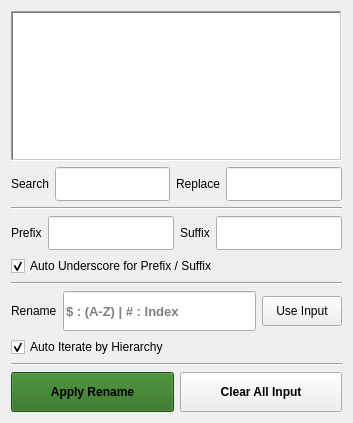
<?xml version="1.0" encoding="UTF-8"?>
<ui version="4.0">
 <class>Form</class>
 <widget class="QWidget" name="Form">
  <property name="geometry">
   <rect>
    <x>0</x>
    <y>0</y>
    <width>353</width>
    <height>421</height>
   </rect>
  </property>
  <property name="font">
   <font>
    <weight>50</weight>
    <bold>false</bold>
   </font>
  </property>
  <property name="windowTitle">
   <string>Form</string>
  </property>
  <layout class="QGridLayout" name="gridLayout_2">
   <item row="5" column="0" colspan="2">
    <widget class="Line" name="line_3">
     <property name="orientation">
      <enum>Qt::Horizontal</enum>
     </property>
    </widget>
   </item>
   <item row="1" column="0" colspan="2">
    <layout class="QGridLayout" name="gridLayout">
     <item row="0" column="0">
      <widget class="QLabel" name="label_8">
       <property name="font">
        <font>
         <weight>50</weight>
         <bold>false</bold>
        </font>
       </property>
       <property name="text">
        <string>Search</string>
       </property>
      </widget>
     </item>
     <item row="0" column="2">
      <widget class="QLabel" name="label_9">
       <property name="font">
        <font>
         <weight>50</weight>
         <bold>false</bold>
        </font>
       </property>
       <property name="text">
        <string>Replace</string>
       </property>
      </widget>
     </item>
     <item row="0" column="3">
      <widget class="QLineEdit" name="lineEdit_replace">
       <property name="sizePolicy">
        <sizepolicy hsizetype="Expanding" vsizetype="Fixed">
         <horstretch>0</horstretch>
         <verstretch>0</verstretch>
        </sizepolicy>
       </property>
       <property name="minimumSize">
        <size>
         <width>0</width>
         <height>34</height>
        </size>
       </property>
       <property name="font">
        <font>
         <pointsize>10</pointsize>
         <weight>75</weight>
         <bold>true</bold>
        </font>
       </property>
       <property name="placeholderText">
        <string/>
       </property>
       <property name="clearButtonEnabled">
        <bool>true</bool>
       </property>
      </widget>
     </item>
     <item row="0" column="1">
      <widget class="QLineEdit" name="lineEdit_search">
       <property name="sizePolicy">
        <sizepolicy hsizetype="Expanding" vsizetype="Fixed">
         <horstretch>0</horstretch>
         <verstretch>0</verstretch>
        </sizepolicy>
       </property>
       <property name="minimumSize">
        <size>
         <width>0</width>
         <height>34</height>
        </size>
       </property>
       <property name="font">
        <font>
         <pointsize>10</pointsize>
         <weight>75</weight>
         <bold>true</bold>
        </font>
       </property>
       <property name="clearButtonEnabled">
        <bool>true</bool>
       </property>
      </widget>
     </item>
    </layout>
   </item>
   <item row="4" column="0" colspan="2">
    <widget class="QCheckBox" name="checkBox_auto_underscore">
     <property name="text">
      <string>Auto Underscore for Prefix / Suffix</string>
     </property>
     <property name="checked">
      <bool>true</bool>
     </property>
    </widget>
   </item>
   <item row="6" column="0" rowspan="2" colspan="2">
    <layout class="QHBoxLayout" name="horizontalLayout_3">
     <item>
      <widget class="QLabel" name="label_5">
       <property name="font">
        <font>
         <weight>50</weight>
         <bold>false</bold>
        </font>
       </property>
       <property name="text">
        <string>Rename</string>
       </property>
      </widget>
     </item>
     <item>
      <widget class="QLineEdit" name="lineEdit_rename">
       <property name="sizePolicy">
        <sizepolicy hsizetype="Expanding" vsizetype="Fixed">
         <horstretch>0</horstretch>
         <verstretch>0</verstretch>
        </sizepolicy>
       </property>
       <property name="minimumSize">
        <size>
         <width>0</width>
         <height>40</height>
        </size>
       </property>
       <property name="font">
        <font>
         <pointsize>10</pointsize>
         <weight>75</weight>
         <bold>true</bold>
        </font>
       </property>
       <property name="placeholderText">
        <string>$ : (A-Z) | # : Index</string>
       </property>
       <property name="clearButtonEnabled">
        <bool>true</bool>
       </property>
      </widget>
     </item>
     <item>
      <widget class="QPushButton" name="pushButton_quick_fill_rename">
       <property name="sizePolicy">
        <sizepolicy hsizetype="Minimum" vsizetype="Maximum">
         <horstretch>0</horstretch>
         <verstretch>0</verstretch>
        </sizepolicy>
       </property>
       <property name="minimumSize">
        <size>
         <width>0</width>
         <height>30</height>
        </size>
       </property>
       <property name="maximumSize">
        <size>
         <width>16777215</width>
         <height>16777215</height>
        </size>
       </property>
       <property name="text">
        <string>Use Input</string>
       </property>
      </widget>
     </item>
    </layout>
   </item>
   <item row="9" column="0" colspan="2">
    <widget class="Line" name="line_2">
     <property name="orientation">
      <enum>Qt::Horizontal</enum>
     </property>
    </widget>
   </item>
   <item row="0" column="0" colspan="2">
    <widget class="QListView" name="listView_rename_output">
     <property name="sizePolicy">
      <sizepolicy hsizetype="Expanding" vsizetype="Minimum">
       <horstretch>0</horstretch>
       <verstretch>0</verstretch>
      </sizepolicy>
     </property>
     <property name="minimumSize">
      <size>
       <width>0</width>
       <height>150</height>
      </size>
     </property>
     <property name="maximumSize">
      <size>
       <width>16777215</width>
       <height>16777215</height>
      </size>
     </property>
     <property name="font">
      <font>
       <pointsize>15</pointsize>
       <weight>75</weight>
       <bold>true</bold>
      </font>
     </property>
     <property name="focusPolicy">
      <enum>Qt::NoFocus</enum>
     </property>
     <property name="frameShape">
      <enum>QFrame::WinPanel</enum>
     </property>
     <property name="frameShadow">
      <enum>QFrame::Sunken</enum>
     </property>
     <property name="flow">
      <enum>QListView::TopToBottom</enum>
     </property>
     <property name="isWrapping" stdset="0">
      <bool>true</bool>
     </property>
     <property name="layoutMode">
      <enum>QListView::SinglePass</enum>
     </property>
     <property name="spacing">
      <number>5</number>
     </property>
     <property name="viewMode">
      <enum>QListView::ListMode</enum>
     </property>
     <property name="batchSize">
      <number>200</number>
     </property>
    </widget>
   </item>
   <item row="2" column="0" colspan="2">
    <widget class="Line" name="line">
     <property name="orientation">
      <enum>Qt::Horizontal</enum>
     </property>
    </widget>
   </item>
   <item row="3" column="0" colspan="2">
    <layout class="QHBoxLayout" name="horizontalLayout">
     <item>
      <widget class="QLabel" name="label_3">
       <property name="font">
        <font>
         <weight>50</weight>
         <bold>false</bold>
        </font>
       </property>
       <property name="text">
        <string>Prefix</string>
       </property>
      </widget>
     </item>
     <item>
      <widget class="QLineEdit" name="lineEdit_prefix">
       <property name="sizePolicy">
        <sizepolicy hsizetype="Expanding" vsizetype="Fixed">
         <horstretch>0</horstretch>
         <verstretch>0</verstretch>
        </sizepolicy>
       </property>
       <property name="minimumSize">
        <size>
         <width>0</width>
         <height>34</height>
        </size>
       </property>
       <property name="font">
        <font>
         <pointsize>10</pointsize>
         <weight>75</weight>
         <bold>true</bold>
        </font>
       </property>
       <property name="placeholderText">
        <string/>
       </property>
       <property name="clearButtonEnabled">
        <bool>true</bool>
       </property>
      </widget>
     </item>
     <item>
      <widget class="QLabel" name="label_4">
       <property name="font">
        <font>
         <weight>50</weight>
         <bold>false</bold>
        </font>
       </property>
       <property name="text">
        <string>Suffix</string>
       </property>
      </widget>
     </item>
     <item>
      <widget class="QLineEdit" name="lineEdit_suffix">
       <property name="sizePolicy">
        <sizepolicy hsizetype="Expanding" vsizetype="Fixed">
         <horstretch>0</horstretch>
         <verstretch>0</verstretch>
        </sizepolicy>
       </property>
       <property name="minimumSize">
        <size>
         <width>0</width>
         <height>34</height>
        </size>
       </property>
       <property name="font">
        <font>
         <pointsize>10</pointsize>
         <weight>75</weight>
         <bold>true</bold>
        </font>
       </property>
       <property name="placeholderText">
        <string/>
       </property>
       <property name="clearButtonEnabled">
        <bool>true</bool>
       </property>
      </widget>
     </item>
    </layout>
   </item>
   <item row="10" column="0" colspan="2">
    <layout class="QHBoxLayout" name="horizontalLayout_14">
     <item>
      <widget class="QPushButton" name="pushButton_apply_name">
       <property name="sizePolicy">
        <sizepolicy hsizetype="Minimum" vsizetype="Minimum">
         <horstretch>0</horstretch>
         <verstretch>0</verstretch>
        </sizepolicy>
       </property>
       <property name="minimumSize">
        <size>
         <width>0</width>
         <height>0</height>
        </size>
       </property>
       <property name="maximumSize">
        <size>
         <width>16777215</width>
         <height>16777215</height>
        </size>
       </property>
       <property name="font">
        <font>
         <weight>75</weight>
         <bold>true</bold>
        </font>
       </property>
       <property name="styleSheet">
        <string notr="true">background-color:rgb(39, 108, 23);</string>
       </property>
       <property name="text">
        <string>Apply Rename</string>
       </property>
      </widget>
     </item>
     <item>
      <widget class="QPushButton" name="pushButton_clear_all_text_box">
       <property name="sizePolicy">
        <sizepolicy hsizetype="Minimum" vsizetype="Minimum">
         <horstretch>0</horstretch>
         <verstretch>0</verstretch>
        </sizepolicy>
       </property>
       <property name="minimumSize">
        <size>
         <width>0</width>
         <height>40</height>
        </size>
       </property>
       <property name="maximumSize">
        <size>
         <width>16777215</width>
         <height>16777215</height>
        </size>
       </property>
       <property name="font">
        <font>
         <weight>75</weight>
         <bold>true</bold>
        </font>
       </property>
       <property name="text">
        <string>Clear All Input</string>
       </property>
      </widget>
     </item>
    </layout>
   </item>
   <item row="8" column="0">
    <widget class="QCheckBox" name="checkBox_auto_iterate">
     <property name="text">
      <string>Auto Iterate by Hierarchy</string>
     </property>
     <property name="checked">
      <bool>true</bool>
     </property>
    </widget>
   </item>
  </layout>
 </widget>
 <resources/>
 <connections/>
</ui>
